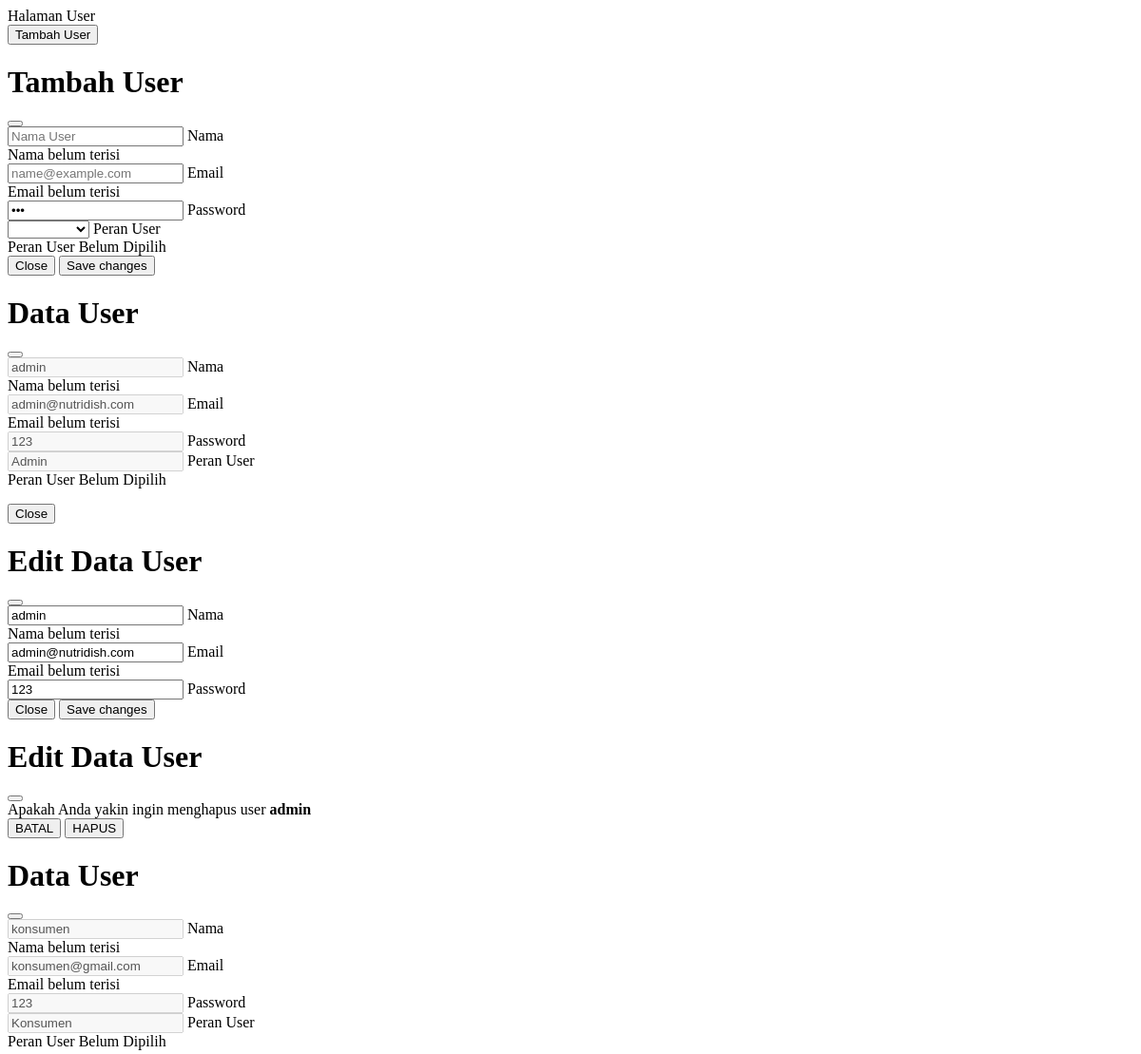
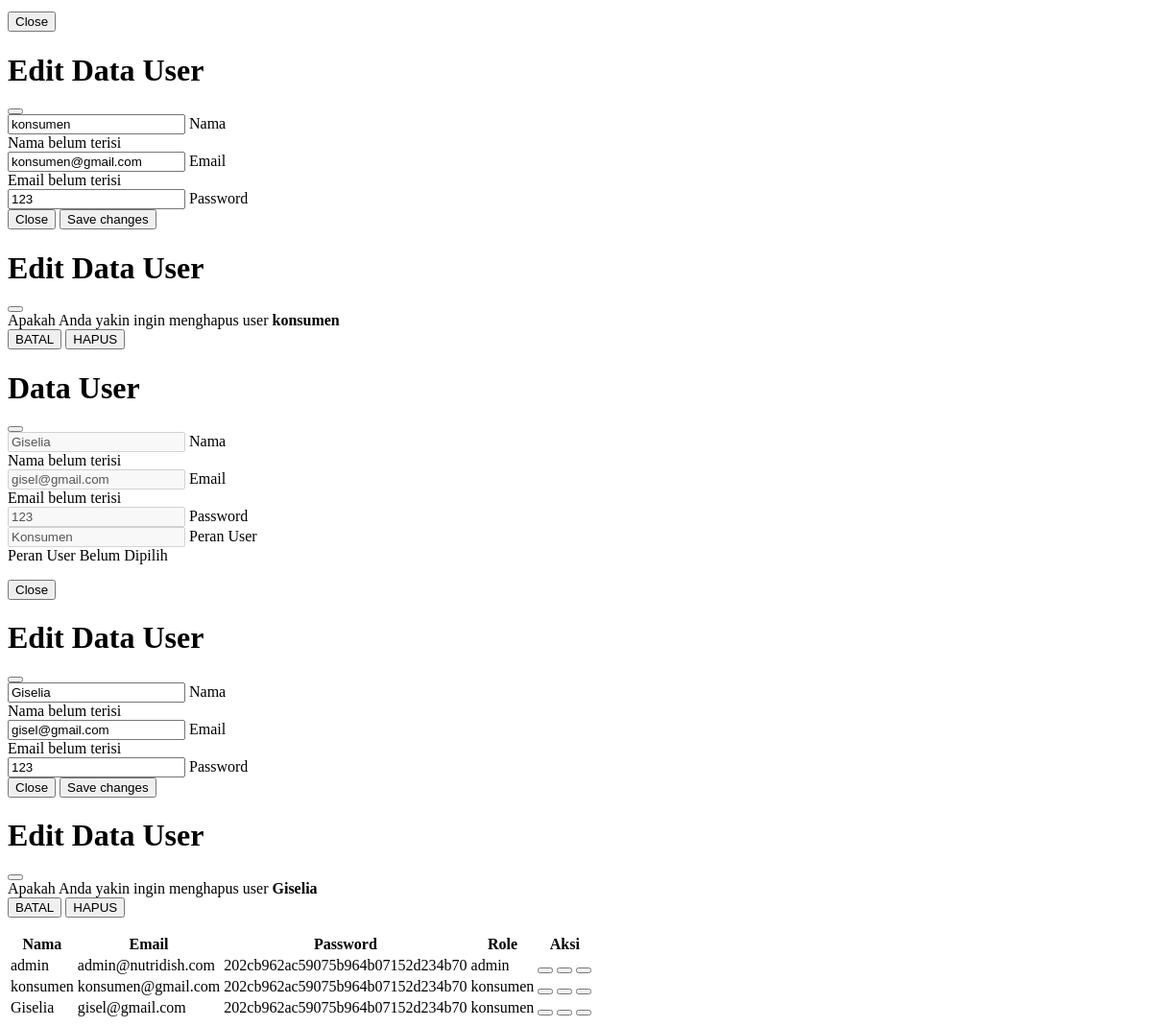
Screenshot of /user.php with the database file from the repository (2 pictures, top to bottom).
### tables this page shows
CREATE TABLE `user` (
  `id` int(11) NOT NULL,
  `nama` varchar(100) NOT NULL,
  `email` varchar(100) NOT NULL,
  `password` varchar(255) NOT NULL,
  `role` enum('admin','konsumen') DEFAULT 'konsumen'
);

### user.php (the view, shortened to what this page needs)
<?php
include "proses/koneksi.php";
$query = mysqli_query($conn, "SELECT * FROM user");
while ($record = mysqli_fetch_array($query)) {
  $result[] = $record;
}
?>
<div class="col-lg-9 mt-2">
  <div class="card">
    <div class="card-header">
      Halaman User
    </div>
    <div class="card-body">
      <div class="row">
        <div class="col d-flex justify-content-end">
          <button class="btn btn-bd-primary" data-bs-toggle="modal" data-bs-target="#ModalTambahUser">Tambah User</button>
        </div>
      </div>
      <div class="modal fade" id="ModalTambahUser" tabindex="-1" aria-labelledby="exampleModalLabel" aria-hidden="true">
        <div class="modal-dialog modal-xl modal-fullscreen-md-down">
          <div class="modal-content">
            <div class="modal-header">
              <h1 class="modal-title fs-5" id="exampleModalLabel">Tambah User</h1>
              <button type="button" class="btn-close" data-bs-dismiss="modal" aria-label="Close"></button>
            </div>
            <div class="modal-body">
              <form class="needs-validation" novalidate action="proses/proses_input_user.php" method="POST">
                <div class="form-floating mb-3">
                  <input type="text" class="form-control" id="floatingInput" placeholder="Nama User" name="nama" required>
                  <label for="floatingInput">Nama</label>
                  <div class="invalid-feedback">
                    Nama belum terisi
                  </div>
                </div>
                <div class="form-floating mb-3">
                  <input type="email" class="form-control" id="floatingInput" placeholder="name@example.com" name="email" required>
                  <label for="floatingInput">Email</label>
                  <div class="invalid-feedback">
                    Email belum terisi
                  </div>
                </div>
                <div class="form-floating mb-3">
                  <input type="password" class="form-control" id="floatingPassword" placeholder="Password" value="123" name="password">
                  <label for="floatingPassword">Password</label>
                </div>
                <div class="form-floating mb-3">
                  <select class="form-select" aria-label="Default select example" name="role" required>
                    <option selected hidden value=""></option>
                    <option value="1">Admin</option>
                  </select>
                  <label for="floatingInput">Peran User</label>
                  <div class="invalid-feedback">
                    Peran User Belum Dipilih
                  </div>
                </div>
                <div class="modal-footer">
                  <button type="button" class="btn btn-secondary" data-bs-dismiss="modal">Close</button>
                  <button type="submit" class="btn btn-primary" name="input_user_validate" value="123">Save changes</button>
                </div>
              </form>
            </div>
          </div>
        </div>
      </div>
      <?php
      foreach ($result as $row) {
      ?>
        <div class="modal fade" id="ModalView<?php echo $row['id'] ?>" tabindex="-1" aria-labelledby="exampleModalLabel" aria-hidden="true">
          <div class="modal-dialog modal-xl modal-fullscreen-md-down">
            <div class="modal-content">
              <div class="modal-header">
                <h1 class="modal-title fs-5" id="exampleModalLabel">Data User</h1>
                <button type="button" class="btn-close" data-bs-dismiss="modal" aria-label="Close"></button>
              </div>
              <div class="modal-body">
                <form class="needs-validation" novalidate action="proses/proses_input_user.php" method="POST">
                  <div class="form-floating mb-3">
                    <input disabled type="text" class="form-control" id="floatingInput" placeholder="Nama User" name="nama" value="<?php echo $row['nama'] ?>" required>
                    <label for="floatingInput">Nama</label>
                    <div class="invalid-feedback">
                      Nama belum terisi
                    </div>
                  </div>
                  <div class="form-floating mb-3">
                    <input disabled type="email" class="form-control" id="floatingInput" placeholder="name@example.com" name="email" value="<?php echo $row['email'] ?>" required>
                    <label for="floatingInput">Email</label>
                    <div class="invalid-feedback">
                      Email belum terisi
                    </div>
                  </div>
                  <div class="form-floating mb-3">
                    <input disabled type="text" class="form-control" id="floatingPassword" placeholder="Password" name="password" value="123">
                    <label for="floatingPassword">Password</label>
                  </div>
                  <div class="form-floating mb-3">
                    <input disabled type="text" class="form-control" id="floatingInput" placeholder="peran user" name="email" value="<?php
                                                                                                                                      if ($row['role'] == 'admin') {
                                                                                                                                        echo "Admin";
                                                                                                                                      } else {
                                                                                                                                        echo "Konsumen";
                                                                                                                                      }
                                                                                                                                      ?>">
                    <label for="floatingInput">Peran User</label>
                    <div class="invalid-feedback">
                      Peran User Belum Dipilih
                    </div>
                  </div>
                </form>
              </div>
              <div class="modal-footer">
                <button type="button" class="btn btn-secondary" data-bs-dismiss="modal">Close</button>
              </div>
            </div>
          </div>
        </div>
        <div class="modal fade" id="ModalEdit<?php echo $row['id'] ?>" tabindex="-1" aria-labelledby="exampleModalLabel" aria-hidden="true">
          <div class="modal-dialog modal-xl modal-fullscreen-md-down">
            <div class="modal-content">
              <div class="modal-header">
                <h1 class="modal-title fs-5" id="exampleModalLabel">Edit Data User</h1>
                <button type="button" class="btn-close" data-bs-dismiss="modal" aria-label="Close"></button>
              </div>
              <div class="modal-body">
                <form class="needs-validation" novalidate action="proses/proses_edit_user.php" method="POST">
                  <div class="form-floating mb-3">
                    <input type="text" class="form-control" id="floatingInput" placeholder="Nama User" name="nama" value="<?php echo $row['nama'] ?>" required>
                    <label for="floatingInput">Nama</label>
                    <div class="invalid-feedback">
                      Nama belum terisi
                    </div>
                  </div>
                  <div class="form-floating mb-3">
                    <input type="email" class="form-control" id="floatingInput" placeholder="name@example.com" name="email" value="<?php echo $row['email'] ?>" required>
                    <label for="floatingInput">Email</label>
                    <div class="invalid-feedback">
                      Email belum terisi
                    </div>
                  </div>
                  <div class="form-floating mb-3">
                    <input type="text" class="form-control" id="floatingPassword" placeholder="Password" name="password" value="123" required>
                    <label for="floatingPassword">Password</label>
                  </div>
                  <div class="modal-footer">
                    <button type="button" class="btn btn-secondary" data-bs-dismiss="modal">Close</button>
                    <button type="submit" class="btn btn-primary" name="input_user_validate" value="123">Save changes</button>
                  </div>
                </form>
              </div>
            </div>
          </div>
        </div>
        <div class="modal fade" id="ModalDelete<?php echo $row['id'] ?>" tabindex="-1" aria-labelledby="exampleModalLabel" aria-hidden="true">
          <div class="modal-dialog modal-md modal-fullscreen-md-down">
            <div class="modal-content">
              <div class="modal-header">
                <h1 class="modal-title fs-5" id="exampleModalLabel">Edit Data User</h1>
                <button type="button" class="btn-close" data-bs-dismiss="modal" aria-label="Close"></button>
              </div>
              <div class="modal-body">
                <form class="needs-validation" novalidate action="proses/proses_delete_user.php" method="POST">
                  <div class="col-lg-12">
                    Apakah Anda yakin ingin menghapus user <b><?php echo $row['nama'] ?> </b>
                  </div>
                  <div class="modal-footer">
                    <button type="button" class="btn btn-secondary" data-bs-dismiss="modal">BATAL</button>
                    <button type="submit" class="btn btn-danger" name="input_user_validate" value="123">HAPUS</button>
                  </div>
                </form>
              </div>
            </div>
          </div>
        </div>
      <?php
      }
      if (empty($result)) {
        echo "Data user tidak ditemukan";
      } else {
      ?>
        <div class="table-responsive">
          <table class="table table-hover">
            <thead>
              <tr>
                <th scope="col">Nama</th>
                <th scope="col">Email</th>
                <th scope="col">Password</th>
                <th scope="col">Role</th>
                <th scope="col">Aksi</th>
              </tr>
            </thead>
            <tbody>
              <?php
              foreach ($result as $row) {
              ?>
                <tr>
                  <td><?php echo $row['nama'] ?></td>
                  <td><?php echo $row['email'] ?></td>
                  <td><?php echo $row['password'] ?></td>
                  <td><?php echo $row['role'] ?></td>
                  <td class="d-flex">
                    <button class="btn btn-info btn-sm me-1" data-bs-toggle="modal" data-bs-target="#ModalView<?php echo $row['id'] ?>"><i class="bi bi-eye"></i></button>
                    <button class="btn btn-warning btn-sm me-1" data-bs-toggle="modal" data-bs-target="#ModalEdit<?php echo $row['id'] ?>"><i class="bi bi-pencil-square"></i></button>
                    <button class="btn btn-danger btn-sm" data-bs-toggle="modal" data-bs-target="#ModalDelete<?php echo $row['id'] ?>"><i class="bi bi-trash"></i></button>
                  </td>
                </tr>
              <?php } ?>
            </tbody>
          </table>
        </div>
      <?php
      }
      ?>
    </div>
  </div>
</div>

### user.php (style rules this page uses)
.btn-bd-primary { --bd-violet-bg: rgb(128, 0, 32); --bd-violet-rgb: 128, 0, 32; --bs-btn-font-weight: 600; --bs-btn-color: var(--bs-white); --bs-btn-bg: var(--bd-violet-bg); --bs-btn-border-color: var(--bd-violet-bg); --bs-btn-hover-color: var(--bs-white); --bs-btn-hover-bg: rgb(97, 4, 27); --bs-btn-hover-border-color: rgb(97, 4, 27); --bs-btn-focus-shadow-rgb: var(--bd-violet-rgb); --bs-btn-active-color: var(--bs-btn-hover-color); --bs-btn-active-bg: rgb(97, 4, 27); --bs-btn-active-border-color: rgb(97, 4, 27); }

### rows the page displays
user: nama "admin", email "admin@nutridish.com", email "Admin", password "202cb962ac59075b964b07152d234b70", role "admin"
user: nama "konsumen", email "konsumen@gmail.com", email "Konsumen", password "202cb962ac59075b964b07152d234b70", role "konsumen"
user: nama "Giselia", email "gisel@gmail.com", email "Konsumen", password "202cb962ac59075b964b07152d234b70", role "konsumen"
